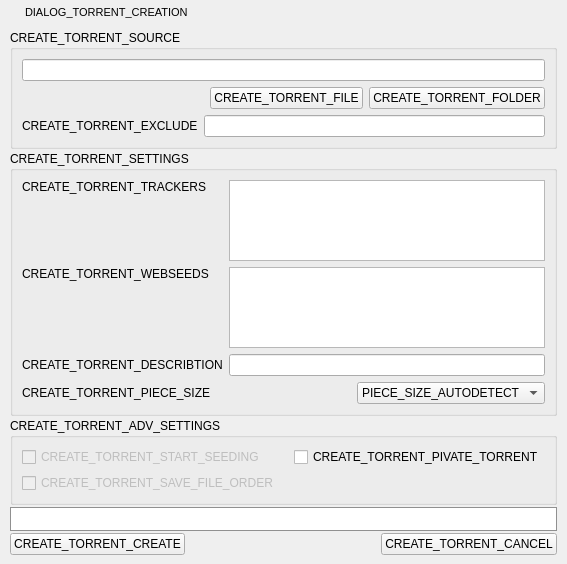
<?xml version="1.0" encoding="UTF-8"?>
<ui version="4.0">
 <class>CreateTorrentDialog</class>
 <widget class="QDialog" name="CreateTorrentDialog">
  <property name="geometry">
   <rect>
    <x>0</x>
    <y>0</y>
    <width>406</width>
    <height>564</height>
   </rect>
  </property>
  <property name="sizePolicy">
   <sizepolicy hsizetype="Fixed" vsizetype="Fixed">
    <horstretch>0</horstretch>
    <verstretch>0</verstretch>
   </sizepolicy>
  </property>
  <property name="maximumSize">
   <size>
    <width>406</width>
    <height>564</height>
   </size>
  </property>
  <property name="windowTitle">
   <string>DIALOG_TORRENT_CREATION</string>
  </property>
  <property name="windowIcon">
   <iconset resource="ltorrent.qrc">
    <normaloff>:/icons/app.ico</normaloff>:/icons/app.ico</iconset>
  </property>
  <property name="styleSheet">
   <string notr="true"/>
  </property>
  <layout class="QVBoxLayout" name="verticalLayout">
   <property name="spacing">
    <number>0</number>
   </property>
   <property name="leftMargin">
    <number>1</number>
   </property>
   <property name="topMargin">
    <number>1</number>
   </property>
   <property name="rightMargin">
    <number>1</number>
   </property>
   <property name="bottomMargin">
    <number>0</number>
   </property>
   <item>
    <widget class="QWidget" name="titleBar" native="true">
     <property name="minimumSize">
      <size>
       <width>0</width>
       <height>23</height>
      </size>
     </property>
     <property name="maximumSize">
      <size>
       <width>16777215</width>
       <height>23</height>
      </size>
     </property>
     <property name="styleSheet">
      <string notr="true"/>
     </property>
     <layout class="QHBoxLayout" name="horizontalLayout">
      <property name="spacing">
       <number>4</number>
      </property>
      <property name="leftMargin">
       <number>5</number>
      </property>
      <property name="topMargin">
       <number>0</number>
      </property>
      <property name="rightMargin">
       <number>1</number>
      </property>
      <property name="bottomMargin">
       <number>0</number>
      </property>
      <item>
       <widget class="QLabel" name="tbMenu">
        <property name="maximumSize">
         <size>
          <width>15</width>
          <height>15</height>
         </size>
        </property>
        <property name="text">
         <string/>
        </property>
        <property name="pixmap">
         <pixmap resource="ltorrent.qrc">:/icons/app.ico</pixmap>
        </property>
        <property name="scaledContents">
         <bool>true</bool>
        </property>
       </widget>
      </item>
      <item>
       <widget class="QLabel" name="LTitle">
        <property name="minimumSize">
         <size>
          <width>100</width>
          <height>22</height>
         </size>
        </property>
        <property name="maximumSize">
         <size>
          <width>16777215</width>
          <height>22</height>
         </size>
        </property>
        <property name="font">
         <font>
          <family>Arial</family>
          <pointsize>8</pointsize>
          <weight>50</weight>
          <bold>false</bold>
          <stylestrategy>PreferDefault</stylestrategy>
         </font>
        </property>
        <property name="styleSheet">
         <string notr="true"/>
        </property>
        <property name="text">
         <string>DIALOG_TORRENT_CREATION</string>
        </property>
        <property name="textFormat">
         <enum>Qt::AutoText</enum>
        </property>
       </widget>
      </item>
      <item>
       <widget class="QPushButton" name="pbMin">
        <property name="minimumSize">
         <size>
          <width>22</width>
          <height>22</height>
         </size>
        </property>
        <property name="maximumSize">
         <size>
          <width>22</width>
          <height>22</height>
         </size>
        </property>
        <property name="iconSize">
         <size>
          <width>22</width>
          <height>22</height>
         </size>
        </property>
        <property name="flat">
         <bool>true</bool>
        </property>
       </widget>
      </item>
      <item>
       <widget class="QPushButton" name="pbClose">
        <property name="minimumSize">
         <size>
          <width>22</width>
          <height>22</height>
         </size>
        </property>
        <property name="maximumSize">
         <size>
          <width>22</width>
          <height>22</height>
         </size>
        </property>
        <property name="iconSize">
         <size>
          <width>22</width>
          <height>22</height>
         </size>
        </property>
        <property name="flat">
         <bool>true</bool>
        </property>
       </widget>
      </item>
     </layout>
    </widget>
   </item>
   <item>
    <widget class="QWidget" name="centralWidget" native="true">
     <property name="styleSheet">
      <string notr="true"/>
     </property>
     <layout class="QGridLayout" name="gridLayout_4">
      <property name="leftMargin">
       <number>9</number>
      </property>
      <property name="topMargin">
       <number>6</number>
      </property>
      <property name="rightMargin">
       <number>9</number>
      </property>
      <property name="bottomMargin">
       <number>9</number>
      </property>
      <property name="horizontalSpacing">
       <number>0</number>
      </property>
      <property name="verticalSpacing">
       <number>2</number>
      </property>
      <item row="5" column="0">
       <widget class="QPushButton" name="createButton">
        <property name="text">
         <string>CREATE_TORRENT_CREATE</string>
        </property>
       </widget>
      </item>
      <item row="5" column="1">
       <spacer name="horizontalSpacer">
        <property name="orientation">
         <enum>Qt::Horizontal</enum>
        </property>
        <property name="sizeHint" stdset="0">
         <size>
          <width>226</width>
          <height>20</height>
         </size>
        </property>
       </spacer>
      </item>
      <item row="5" column="2">
       <widget class="QPushButton" name="cancelButton">
        <property name="text">
         <string>CREATE_TORRENT_CANCEL</string>
        </property>
       </widget>
      </item>
      <item row="3" column="0" colspan="3">
       <widget class="QProgressBar" name="progressBar">
        <property name="styleSheet">
         <string notr="true">QProgressBar { border: 1px solid #909090; ; }
QProgressBar::chunk { background-color: #51D331; width: 20px; }</string>
        </property>
        <property name="value">
         <number>0</number>
        </property>
        <property name="textVisible">
         <bool>false</bool>
        </property>
       </widget>
      </item>
      <item row="2" column="0" colspan="3">
       <widget class="QGroupBox" name="groupBox_3">
        <property name="title">
         <string>CREATE_TORRENT_ADV_SETTINGS</string>
        </property>
        <layout class="QGridLayout" name="gridLayout_2">
         <item row="0" column="0">
          <widget class="QCheckBox" name="startSeedCheckBox">
           <property name="enabled">
            <bool>false</bool>
           </property>
           <property name="text">
            <string>CREATE_TORRENT_START_SEEDING</string>
           </property>
          </widget>
         </item>
         <item row="0" column="1">
          <spacer name="horizontalSpacer_3">
           <property name="orientation">
            <enum>Qt::Horizontal</enum>
           </property>
           <property name="sizeHint" stdset="0">
            <size>
             <width>90</width>
             <height>20</height>
            </size>
           </property>
          </spacer>
         </item>
         <item row="0" column="2">
          <widget class="QCheckBox" name="privateCheckBox">
           <property name="text">
            <string>CREATE_TORRENT_PIVATE_TORRENT</string>
           </property>
          </widget>
         </item>
         <item row="1" column="2">
          <spacer name="horizontalSpacer_4">
           <property name="orientation">
            <enum>Qt::Horizontal</enum>
           </property>
           <property name="sizeHint" stdset="0">
            <size>
             <width>158</width>
             <height>20</height>
            </size>
           </property>
          </spacer>
         </item>
         <item row="1" column="0" colspan="2">
          <widget class="QCheckBox" name="saveOrderCheckBox">
           <property name="enabled">
            <bool>false</bool>
           </property>
           <property name="text">
            <string>CREATE_TORRENT_SAVE_FILE_ORDER</string>
           </property>
          </widget>
         </item>
        </layout>
       </widget>
      </item>
      <item row="1" column="0" colspan="3">
       <widget class="QGroupBox" name="groupBox_2">
        <property name="title">
         <string>CREATE_TORRENT_SETTINGS</string>
        </property>
        <layout class="QGridLayout" name="gridLayout_3">
         <item row="5" column="2">
          <spacer name="horizontalSpacer_2">
           <property name="orientation">
            <enum>Qt::Horizontal</enum>
           </property>
           <property name="sizeHint" stdset="0">
            <size>
             <width>171</width>
             <height>20</height>
            </size>
           </property>
          </spacer>
         </item>
         <item row="5" column="3">
          <widget class="QComboBox" name="piceSizeComboBox">
           <item>
            <property name="text">
             <string>PIECE_SIZE_AUTODETECT</string>
            </property>
           </item>
           <item>
            <property name="text">
             <string>16Mb</string>
            </property>
           </item>
           <item>
            <property name="text">
             <string>8Mb</string>
            </property>
           </item>
           <item>
            <property name="text">
             <string>4Mb</string>
            </property>
           </item>
           <item>
            <property name="text">
             <string>2Mb</string>
            </property>
           </item>
           <item>
            <property name="text">
             <string>1Mb</string>
            </property>
           </item>
           <item>
            <property name="text">
             <string>512Kb</string>
            </property>
           </item>
           <item>
            <property name="text">
             <string>256Kb</string>
            </property>
           </item>
           <item>
            <property name="text">
             <string>128Kb</string>
            </property>
           </item>
           <item>
            <property name="text">
             <string>64Kb</string>
            </property>
           </item>
           <item>
            <property name="text">
             <string>32Kb</string>
            </property>
           </item>
           <item>
            <property name="text">
             <string>16Kb</string>
            </property>
           </item>
           <item>
            <property name="text">
             <string>8Kb</string>
            </property>
           </item>
          </widget>
         </item>
         <item row="5" column="0" colspan="2">
          <widget class="QLabel" name="label_4">
           <property name="text">
            <string>CREATE_TORRENT_PIECE_SIZE</string>
           </property>
          </widget>
         </item>
         <item row="0" column="0">
          <widget class="QLabel" name="label">
           <property name="text">
            <string>CREATE_TORRENT_TRACKERS</string>
           </property>
          </widget>
         </item>
         <item row="4" column="1" colspan="3">
          <widget class="QLineEdit" name="discribtionEdit"/>
         </item>
         <item row="2" column="0">
          <widget class="QLabel" name="label_2">
           <property name="text">
            <string>CREATE_TORRENT_WEBSEEDS</string>
           </property>
          </widget>
         </item>
         <item row="0" column="1" rowspan="2" colspan="3">
          <widget class="QTextEdit" name="trackerEdit">
           <property name="maximumSize">
            <size>
             <width>16777215</width>
             <height>100</height>
            </size>
           </property>
          </widget>
         </item>
         <item row="1" column="0">
          <spacer name="verticalSpacer_2">
           <property name="orientation">
            <enum>Qt::Vertical</enum>
           </property>
           <property name="sizeHint" stdset="0">
            <size>
             <width>20</width>
             <height>65</height>
            </size>
           </property>
          </spacer>
         </item>
         <item row="2" column="1" rowspan="2" colspan="3">
          <widget class="QTextEdit" name="webSeedEdit">
           <property name="maximumSize">
            <size>
             <width>16777215</width>
             <height>100</height>
            </size>
           </property>
          </widget>
         </item>
         <item row="3" column="0">
          <spacer name="verticalSpacer">
           <property name="orientation">
            <enum>Qt::Vertical</enum>
           </property>
           <property name="sizeHint" stdset="0">
            <size>
             <width>20</width>
             <height>66</height>
            </size>
           </property>
          </spacer>
         </item>
         <item row="4" column="0">
          <widget class="QLabel" name="label_3">
           <property name="text">
            <string>CREATE_TORRENT_DESCRIBTION</string>
           </property>
          </widget>
         </item>
        </layout>
       </widget>
      </item>
      <item row="0" column="0" colspan="3">
       <widget class="QGroupBox" name="groupBox">
        <property name="title">
         <string>CREATE_TORRENT_SOURCE</string>
        </property>
        <layout class="QGridLayout" name="gridLayout">
         <item row="1" column="0" colspan="2">
          <spacer name="horizontalSpacer_5">
           <property name="orientation">
            <enum>Qt::Horizontal</enum>
           </property>
           <property name="sizeHint" stdset="0">
            <size>
             <width>206</width>
             <height>20</height>
            </size>
           </property>
          </spacer>
         </item>
         <item row="1" column="2">
          <widget class="QPushButton" name="browseFileButton">
           <property name="text">
            <string>CREATE_TORRENT_FILE</string>
           </property>
          </widget>
         </item>
         <item row="1" column="3">
          <widget class="QPushButton" name="browseDirButton">
           <property name="text">
            <string>CREATE_TORRENT_FOLDER</string>
           </property>
          </widget>
         </item>
         <item row="2" column="0">
          <widget class="QLabel" name="label_5">
           <property name="text">
            <string>CREATE_TORRENT_EXCLUDE</string>
           </property>
          </widget>
         </item>
         <item row="2" column="1" colspan="3">
          <widget class="QLineEdit" name="filterEdit"/>
         </item>
         <item row="0" column="0" colspan="4">
          <widget class="QLineEdit" name="pathEdit"/>
         </item>
        </layout>
       </widget>
      </item>
     </layout>
    </widget>
   </item>
  </layout>
  <action name="actionClose">
   <property name="text">
    <string>close</string>
   </property>
  </action>
 </widget>
 <resources>
  <include location="ltorrent.qrc"/>
 </resources>
 <connections>
  <connection>
   <sender>browseDirButton</sender>
   <signal>clicked()</signal>
   <receiver>CreateTorrentDialog</receiver>
   <slot>BrowseDir()</slot>
   <hints>
    <hint type="sourcelabel">
     <x>349</x>
     <y>69</y>
    </hint>
    <hint type="destinationlabel">
     <x>202</x>
     <y>252</y>
    </hint>
   </hints>
  </connection>
  <connection>
   <sender>browseFileButton</sender>
   <signal>clicked()</signal>
   <receiver>CreateTorrentDialog</receiver>
   <slot>BrowseFile()</slot>
   <hints>
    <hint type="sourcelabel">
     <x>268</x>
     <y>69</y>
    </hint>
    <hint type="destinationlabel">
     <x>202</x>
     <y>281</y>
    </hint>
   </hints>
  </connection>
  <connection>
   <sender>createButton</sender>
   <signal>clicked()</signal>
   <receiver>CreateTorrentDialog</receiver>
   <slot>BeginCreate()</slot>
   <hints>
    <hint type="sourcelabel">
     <x>46</x>
     <y>543</y>
    </hint>
    <hint type="destinationlabel">
     <x>202</x>
     <y>281</y>
    </hint>
   </hints>
  </connection>
  <connection>
   <sender>cancelButton</sender>
   <signal>clicked()</signal>
   <receiver>CreateTorrentDialog</receiver>
   <slot>Cancel()</slot>
   <hints>
    <hint type="sourcelabel">
     <x>359</x>
     <y>543</y>
    </hint>
    <hint type="destinationlabel">
     <x>202</x>
     <y>281</y>
    </hint>
   </hints>
  </connection>
 </connections>
 <slots>
  <slot>BrowseDir()</slot>
  <slot>BrowseFile()</slot>
  <slot>BeginCreate()</slot>
  <slot>Cancel()</slot>
 </slots>
</ui>
